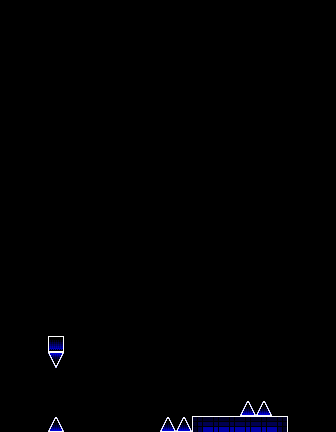

Rendered tile map (Tiled .tmx) drawn with the repository's tilesets; below, a short description and the full map source, tile grids included:
An orthogonal 21x27 tile map with 16x16 px tiles, 2 tile layers (l2, l1), 2 tilesets and 3 objects.

<map version="1.10" tiledversion="1.11.0" orientation="orthogonal" renderorder="right-down" width="21" height="27" tilewidth="16" tileheight="16" infinite="0" nextlayerid="8" nextobjectid="430">
 <editorsettings>
  <export target="part_00.json" format="json" />
 </editorsettings>
 <properties>
  <property name="rarity" type="int" value="100" />
 </properties>
 <tileset firstgid="1" source="../famidash.tsx" />
 <tileset firstgid="16385" source="../sprites.tsx" />
 <layer id="4" name="l2" width="21" height="27">
  <data encoding="csv">
1,1,1,1,1,1,1,1,1,1,1,1,1,1,1,1,1,1,1,1,1,
1,1,1,1,1,1,1,1,1,1,1,1,1,1,1,1,1,1,1,1,1,
1,1,1,1,1,1,1,1,1,1,1,1,1,1,1,1,1,1,1,1,1,
1,1,1,1,1,1,1,1,1,1,1,1,1,1,1,1,1,1,1,1,1,
1,1,1,1,1,1,1,1,1,1,1,1,1,1,1,1,1,1,1,1,1,
1,1,1,1,1,1,1,1,1,1,1,1,1,1,1,1,1,1,1,1,1,
1,1,1,1,1,1,1,1,1,1,1,1,1,1,1,1,1,1,1,1,1,
1,1,1,1,1,1,1,1,1,1,1,1,1,1,1,1,1,1,1,1,1,
1,1,1,1,1,1,1,1,1,1,1,1,1,1,1,1,1,1,1,1,1,
1,1,1,1,1,1,1,1,1,1,1,1,1,1,1,1,1,1,1,1,1,
1,1,1,1,1,1,1,1,1,1,1,1,1,1,1,1,1,1,1,1,1,
1,1,1,1,1,1,1,1,1,1,1,1,1,1,1,1,1,1,1,1,1,
1,1,1,1,1,1,1,1,1,1,1,1,1,1,1,1,1,1,1,1,1,
1,1,1,1,1,1,1,1,1,1,1,1,1,1,1,1,1,1,1,1,1,
1,1,1,1,1,1,1,1,1,1,1,1,1,1,1,1,1,1,1,1,1,
1,1,1,1,1,1,1,1,1,1,1,1,1,1,1,1,1,1,1,1,1,
1,1,1,1,1,1,1,1,1,1,1,1,1,1,1,1,1,1,1,1,1,
1,1,1,1,1,1,1,1,1,1,1,1,1,1,1,1,1,1,1,1,1,
1,1,1,1,1,1,1,1,1,1,1,1,1,1,1,1,1,1,1,1,1,
1,1,1,1,1,1,1,1,1,1,1,1,1,1,1,1,1,1,1,1,1,
1,1,1,1,1,1,1,1,1,1,1,1,1,1,1,1,1,1,1,1,1,
1,1,1,1,1,1,1,1,1,1,1,1,1,1,1,1,1,1,1,1,1,
1,1,1,1,1,1,1,1,1,1,1,1,1,1,1,1,1,1,1,1,1,
1,1,1,1,1,1,1,1,1,1,1,1,1,1,1,1,1,1,1,1,1,
1,1,1,1,1,1,1,1,1,1,1,1,1,1,1,1,1,1,1,1,1,
1,1,1,1,1,1,1,1,1,1,1,1,1,1,1,1,1,1,1,1,1,
1,1,1,1,1,1,1,1,1,1,1,1,1,1,1,1,1,1,1,1,1
</data>
 </layer>
 <layer id="1" name="l1" width="21" height="27">
  <data encoding="csv">
1,1,1,1,1,1,1,1,1,1,1,1,1,1,1,1,1,1,1,1,1,
1,1,1,1,1,1,1,1,1,1,1,1,1,1,1,1,1,1,1,1,1,
1,1,1,1,1,1,1,1,1,1,1,1,1,1,1,1,1,1,1,1,1,
1,1,1,1,1,1,1,1,1,1,1,1,1,1,1,1,1,1,1,1,1,
1,1,1,1,1,1,1,1,1,1,1,1,1,1,1,1,1,1,1,1,1,
1,1,1,1,1,1,1,1,1,1,1,1,1,1,1,1,1,1,1,1,1,
1,1,1,1,1,1,1,1,1,1,1,1,1,1,1,1,1,1,1,1,1,
1,1,1,1,1,1,1,1,1,1,1,1,1,1,1,1,1,1,1,1,1,
1,1,1,1,1,1,1,1,1,1,1,1,1,1,1,1,1,1,1,1,1,
1,1,1,1,1,1,1,1,1,1,1,1,1,1,1,1,1,1,1,1,1,
1,1,1,1,1,1,1,1,1,1,1,1,1,1,1,1,1,1,1,1,1,
1,1,1,1,1,1,1,1,1,1,1,1,1,1,1,1,1,1,1,1,1,
1,1,1,1,1,1,1,1,1,1,1,1,1,1,1,1,1,1,1,1,1,
1,1,1,1,1,1,1,1,1,1,1,1,1,1,1,1,1,1,1,1,1,
1,1,1,1,1,1,1,1,1,1,1,1,1,1,1,1,1,1,1,1,1,
1,1,1,1,1,1,1,1,1,1,1,1,1,1,1,1,1,1,1,1,1,
1,1,1,1,1,1,1,1,1,1,1,1,1,1,1,1,1,1,1,1,1,
1,1,1,1,1,1,1,1,1,1,1,1,1,1,1,1,1,1,1,1,1,
1,1,1,1,1,1,1,1,1,1,1,1,1,1,1,1,1,1,1,1,1,
1,1,1,1,1,1,1,1,1,1,1,1,1,1,1,1,1,1,1,1,1,
1,1,1,1,1,1,1,1,1,1,1,1,1,1,1,1,1,1,1,1,1,
1,1,1,3,1,1,1,1,1,1,1,1,1,1,1,1,1,1,1,1,1,
1,1,1,24,1,1,1,1,1,1,1,1,1,1,1,1,1,1,1,1,1,
1,1,1,1,1,1,1,1,1,1,1,1,1,1,1,1,1,1,1,1,1,
1,1,1,1,1,1,1,1,1,1,1,1,1,1,1,1,1,1,1,1,1,
1,1,1,1,1,1,1,1,1,1,1,1,1,1,1,2,2,1,1,1,1,
1,1,1,2,1,1,1,1,1,1,2,2,9,5,5,5,5,10,1,1,1
</data>
 </layer>
 <objectgroup id="7" name="SP">
  <object id="423" gid="16393" x="48" y="336" width="16" height="16" />
  <object id="428" gid="16396" x="104" y="432" width="16" height="16" />
  <object id="429" gid="16396" x="208" y="416" width="16" height="16" />
 </objectgroup>
</map>
